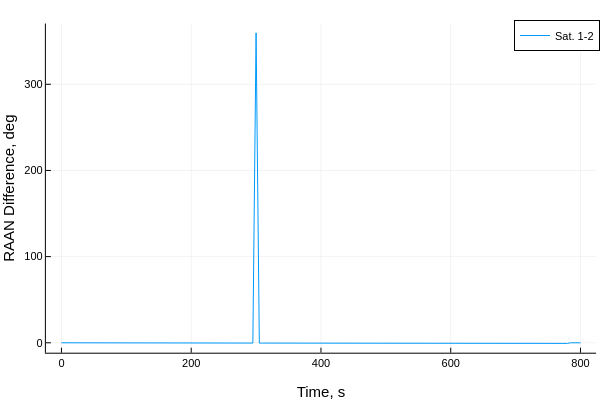

Notebook code cell kept with this figure:
### Code cell
plot(thist[1:end],broadcast.(rad2deg,ΔΩhist[1:end,1]),label=permutedims(mylabel))
plot!(xlabel="Time, s", ylabel = "RAAN Difference, deg")

### Figure 1 — Plotly figure (JSON) as saved in the notebook; plotly's stock layout.template omitted (floating-point values rounded to 4 significant figures; data arrays with more than 128 entries replaced by an {"elided": "..."} marker saying what was removed)
{"data": [{"colorbar": {"title": ""}, "legendgroup": "Sat. 1-2", "line": {"color": "rgba(0, 154, 250, 1.000)", "dash": "solid", "shape": "linear", "width": 1}, "mode": "lines", "name": "Sat. 1-2", "showlegend": true, "type": "scatter", "x": {"elided": "161 int values"}, "xaxis": "x", "y": {"elided": "161 float values"}, "yaxis": "y", "zmax": null, "zmin": null}], "layout": {"annotations": [], "height": 400, "legend": {"bgcolor": "rgba(255, 255, 255, 1.000)", "bordercolor": "rgba(0, 0, 0, 1.000)", "borderwidth": 1, "font": {"color": "rgba(0, 0, 0, 1.000)", "family": "sans-serif", "size": 11}, "title": {"font": {"color": "rgba(0, 0, 0, 1.000)", "family": "sans-serif", "size": 15}, "text": ""}, "tracegroupgap": 0, "traceorder": "normal", "x": 1, "xanchor": "auto", "y": 1, "yanchor": "auto"}, "margin": {"b": 20, "l": 0, "r": 0, "t": 20}, "paper_bgcolor": "rgba(255, 255, 255, 1.000)", "plot_bgcolor": "rgba(255, 255, 255, 1.000)", "showlegend": true, "width": 600, "xaxis": {"anchor": "y", "domain": [0.07647, 0.9934], "gridcolor": "rgba(0, 0, 0, 0.100)", "gridwidth": 0.5, "linecolor": "rgba(0, 0, 0, 1.000)", "mirror": false, "range": [-24, 824], "showgrid": true, "showline": true, "showticklabels": true, "tickangle": 0, "tickcolor": "rgb(0, 0, 0)", "tickfont": {"color": "rgba(0, 0, 0, 1.000)", "family": "sans-serif", "size": 11}, "tickmode": "array", "ticks": "inside", "ticktext": ["0", "200", "400", "600", "800"], "tickvals": [0, 200, 400, 600, 800], "title": "Time, s", "titlefont": {"color": "rgba(0, 0, 0, 1.000)", "family": "sans-serif", "size": 15}, "type": "-", "visible": true, "zeroline": false, "zerolinecolor": "rgba(0, 0, 0, 1.000)"}, "yaxis": {"anchor": "x", "domain": [0.07581, 0.9902], "gridcolor": "rgba(0, 0, 0, 0.100)", "gridwidth": 0.5, "linecolor": "rgba(0, 0, 0, 1.000)", "mirror": false, "range": [-11.51, 370.5], "showgrid": true, "showline": true, "showticklabels": true, "tickangle": 0, "tickcolor": "rgb(0, 0, 0)", "tickfont": {"color": "rgba(0, 0, 0, 1.000)", "family": "sans-serif", "size": 11}, "tickmode": "array", "ticks": "inside", "ticktext": ["0", "100", "200", "300"], "tickvals": [0, 100, 200, 300], "title": "RAAN Difference, deg", "titlefont": {"color": "rgba(0, 0, 0, 1.000)", "family": "sans-serif", "size": 15}, "type": "-", "visible": true, "zeroline": false, "zerolinecolor": "rgba(0, 0, 0, 1.000)"}}}
